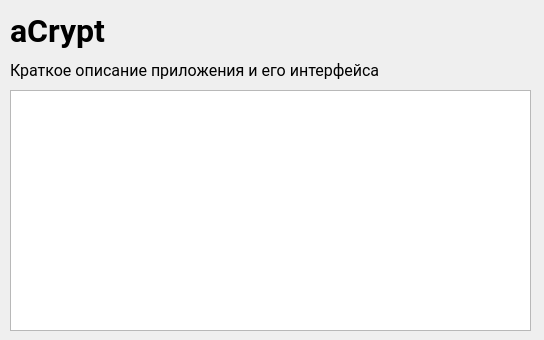
<?xml version="1.0" encoding="UTF-8"?>
<ui version="4.0">
 <class>Form</class>
 <widget class="QWidget" name="Form">
  <property name="geometry">
   <rect>
    <x>0</x>
    <y>0</y>
    <width>544</width>
    <height>340</height>
   </rect>
  </property>
  <property name="minimumSize">
   <size>
    <width>411</width>
    <height>250</height>
   </size>
  </property>
  <property name="windowTitle">
   <string>aCrypt - о приложении</string>
  </property>
  <widget class="QLabel" name="titleLabel">
   <property name="geometry">
    <rect>
     <x>10</x>
     <y>10</y>
     <width>381</width>
     <height>41</height>
    </rect>
   </property>
   <property name="minimumSize">
    <size>
     <width>381</width>
     <height>41</height>
    </size>
   </property>
   <property name="maximumSize">
    <size>
     <width>16777215</width>
     <height>41</height>
    </size>
   </property>
   <property name="font">
    <font>
     <family>Roboto</family>
     <pointsize>24</pointsize>
     <bold>true</bold>
    </font>
   </property>
   <property name="text">
    <string>aCrypt</string>
   </property>
  </widget>
  <widget class="QLabel" name="descLabel">
   <property name="geometry">
    <rect>
     <x>10</x>
     <y>60</y>
     <width>491</width>
     <height>21</height>
    </rect>
   </property>
   <property name="minimumSize">
    <size>
     <width>491</width>
     <height>21</height>
    </size>
   </property>
   <property name="maximumSize">
    <size>
     <width>16777215</width>
     <height>21</height>
    </size>
   </property>
   <property name="font">
    <font>
     <family>Roboto</family>
     <pointsize>12</pointsize>
     <italic>false</italic>
     <bold>false</bold>
    </font>
   </property>
   <property name="text">
    <string>Краткое описание приложения и его интерфейса</string>
   </property>
  </widget>
  <widget class="QTextEdit" name="textEdit">
   <property name="geometry">
    <rect>
     <x>10</x>
     <y>90</y>
     <width>521</width>
     <height>241</height>
    </rect>
   </property>
   <property name="minimumSize">
    <size>
     <width>391</width>
     <height>200</height>
    </size>
   </property>
   <property name="font">
    <font>
     <pointsize>12</pointsize>
    </font>
   </property>
   <property name="readOnly">
    <bool>true</bool>
   </property>
   <property name="markdown">
    <string/>
   </property>
   <property name="html">
    <string>&lt;!DOCTYPE HTML PUBLIC &quot;-//W3C//DTD HTML 4.0//EN&quot; &quot;http://www.w3.org/TR/REC-html40/strict.dtd&quot;&gt;
&lt;html&gt;&lt;head&gt;&lt;meta name=&quot;qrichtext&quot; content=&quot;1&quot; /&gt;&lt;meta charset=&quot;utf-8&quot; /&gt;&lt;style type=&quot;text/css&quot;&gt;
p, li { white-space: pre-wrap; }
hr { height: 1px; border-width: 0; }
li.unchecked::marker { content: &quot;\2610&quot;; }
li.checked::marker { content: &quot;\2612&quot;; }
&lt;/style&gt;&lt;/head&gt;&lt;body style=&quot; font-family:'Segoe UI'; font-size:12pt; font-weight:400; font-style:normal;&quot;&gt;
&lt;p style=&quot;-qt-paragraph-type:empty; margin-top:0px; margin-bottom:0px; margin-left:0px; margin-right:0px; -qt-block-indent:0; text-indent:0px; font-size:11pt;&quot;&gt;&lt;br /&gt;&lt;/p&gt;&lt;/body&gt;&lt;/html&gt;</string>
   </property>
   <property name="placeholderText">
    <string/>
   </property>
  </widget>
  <widget class="QWidget" name="verticalLayoutWidget">
   <property name="geometry">
    <rect>
     <x>370</x>
     <y>10</y>
     <width>31</width>
     <height>31</height>
    </rect>
   </property>
   <layout class="QVBoxLayout" name="verticalLayout">
    <property name="leftMargin">
     <number>6</number>
    </property>
    <property name="topMargin">
     <number>6</number>
    </property>
    <property name="rightMargin">
     <number>6</number>
    </property>
    <property name="bottomMargin">
     <number>6</number>
    </property>
   </layout>
  </widget>
 </widget>
 <resources/>
 <connections/>
</ui>
